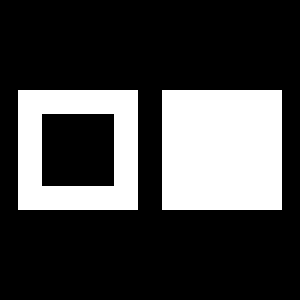

This chart was generated by the following Python code:
#!/usr/bin/env python

# Triangulate contour loops using vtkContourTriangulator, including a
# polygon with an internal hole and a separate disjoint polygon.

# Factory overrides
import vtkmodules.vtkInteractionStyle  # noqa: F401
import vtkmodules.vtkRenderingOpenGL2  # noqa: F401

from vtkmodules.vtkCommonCore import vtkPoints
from vtkmodules.vtkCommonDataModel import (
    vtkCellArray,
    vtkPolyData,
)
from vtkmodules.vtkFiltersGeneral import vtkContourTriangulator
from vtkmodules.vtkInteractionStyle import vtkInteractorStyleTrackballCamera
from vtkmodules.vtkRenderingCore import (
    vtkActor,
    vtkPolyDataMapper,
    vtkRenderWindow,
    vtkRenderWindowInteractor,
    vtkRenderer,
)

# Manually create contour loops
pts = vtkPoints()
pts.SetNumberOfPoints(12)
pts.SetPoint(0, 0, 0, 0)
pts.SetPoint(1, 10, 0, 0)
pts.SetPoint(2, 10, 10, 0)
pts.SetPoint(3, 0, 10, 0)
pts.SetPoint(4, 2, 2, 0)
pts.SetPoint(5, 8, 2, 0)
pts.SetPoint(6, 8, 8, 0)
pts.SetPoint(7, 2, 8, 0)
pts.SetPoint(8, 12, 0, 0)
pts.SetPoint(9, 22, 0, 0)
pts.SetPoint(10, 22, 10, 0)
pts.SetPoint(11, 12, 10, 0)

# Outer loop
loops = vtkCellArray()
loops.InsertNextCell(2, [0, 1])
loops.InsertNextCell(2, [1, 2])
loops.InsertNextCell(2, [2, 3])
loops.InsertNextCell(2, [3, 0])

# Inner loop - reverse ordering (flipped normal = hole)
loops.InsertNextCell(2, [5, 4])
loops.InsertNextCell(2, [6, 5])
loops.InsertNextCell(2, [7, 6])
loops.InsertNextCell(2, [4, 7])

# Disjoint second polygon
loops.InsertNextCell(2, [8, 9])
loops.InsertNextCell(2, [9, 10])
loops.InsertNextCell(2, [10, 11])
loops.InsertNextCell(2, [11, 8])

pd = vtkPolyData()
pd.SetPoints(pts)
pd.SetLines(loops)

# Triangulate the contours
normal = [0, 0, 1]
output_ca = vtkCellArray()
ct = vtkContourTriangulator()
ct.TriangulateContours(pd, 0, 12, output_ca, normal)

out_pd = vtkPolyData()
out_pd.SetPoints(pts)
out_pd.SetPolys(output_ca)

mapper = vtkPolyDataMapper()
mapper.SetInputData(out_pd)

actor = vtkActor()
actor.SetMapper(mapper)

# Renderer
renderer = vtkRenderer()
renderer.SetBackground(0, 0, 0)
renderer.AddActor(actor)

# Window
render_window = vtkRenderWindow()
render_window.AddRenderer(renderer)
render_window.SetSize(300, 300)
render_window.SetWindowName("triangulate contours")

# Interactor
interactor = vtkRenderWindowInteractor()
interactor.SetRenderWindow(render_window)
style = vtkInteractorStyleTrackballCamera()
interactor.SetInteractorStyle(style)

# Scene
renderer.ResetCamera()

interactor.Initialize()
interactor.Start()
